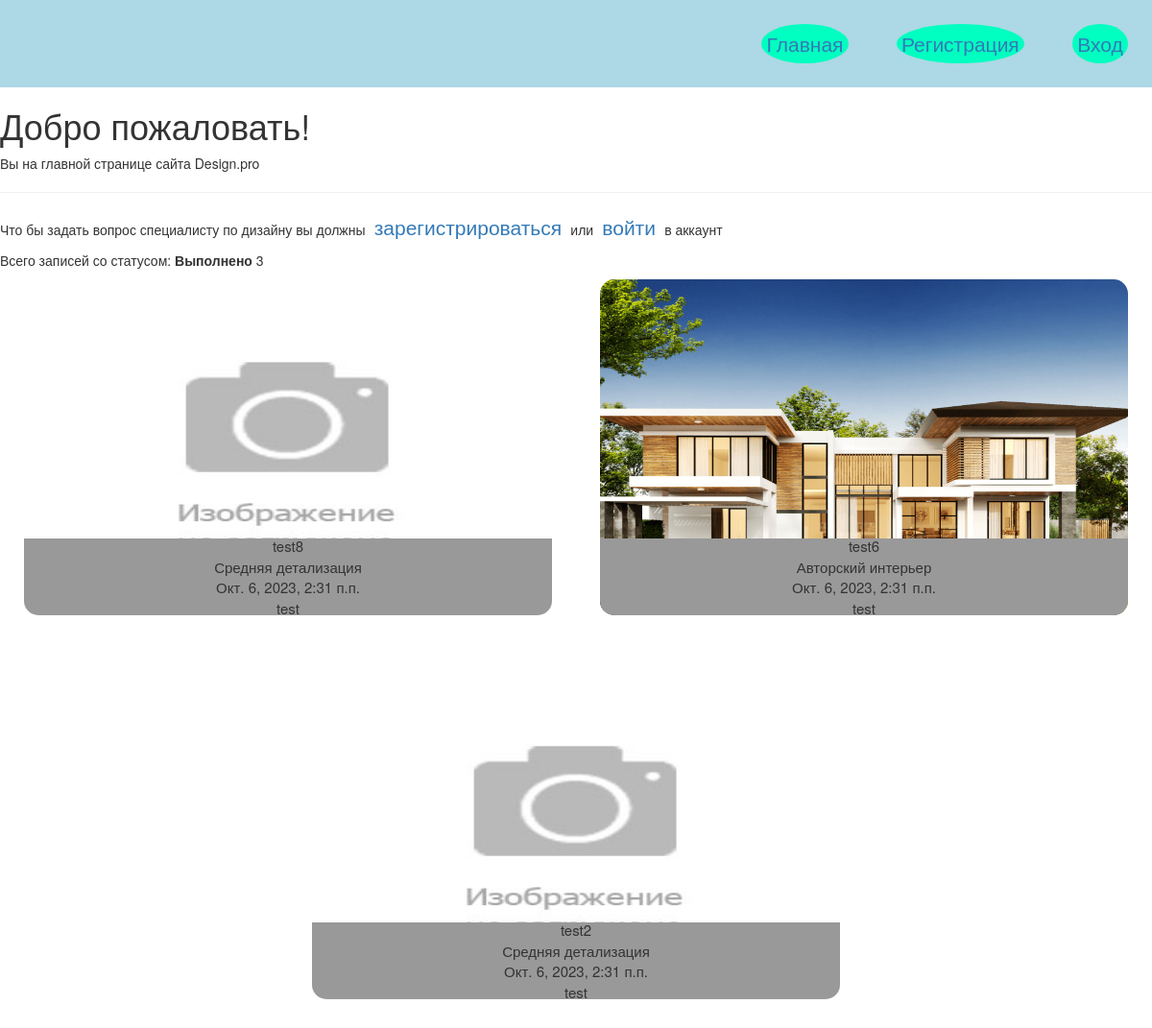
/home/, run on the app's committed database.
### core/models.py (models this page shows, shortened)
class Claim(models.Model):
    title = models.CharField(max_length=50)
    description = models.TextField(max_length=1000)
    category = models.ManyToManyField(Category, help_text='Change your category')
    image = models.ImageField(upload_to='images', null=True, blank=True)
    updated_at = models.DateTimeField(auto_now=True)
    who_created = models.ForeignKey(CustomUser, on_delete=models.CASCADE, default=1)
    STATUS = (
        ('п', 'Принято в работу'),
        ('в', 'Выполнено'),
        ('н', 'Новая'),
    )
    status = models.CharField(max_length=1, choices=STATUS, blank=True, default='н')

class Category(models.Model):
    name = models.CharField(max_length=50)
    def __str__(self):
        return self.name
    class Meta:
        verbose_name_plural = 'Categories'

### core/views.py (the view)
# urls.py: path('home/', views.home, name='home'),
def home(request):
    user = request.user
    claims = Claim.objects.all().filter(status='в').order_by('-updated_at')[0:4]
    claims_count = Claim.objects.all().filter(status='в').count()
    return render(request, 'core/home.html',
                  context={'claims': claims, 'user': user,
                           'claims_count': claims_count})

### core/templates/core/home.html (shortened to what this page needs)
{% extends 'base_generic.html' %}
{% block content %}
    <div class="start__main-content">
        <h1>Добро пожаловать!</h1>
        <p>Вы на главной странице сайта Design.pro</p>
        <hr>
        {% if user.is_authenticated %}
            <p style="font-size: 2.1rem;"> Добро пожаловать, {{ user.username }}! </p>
        {% else %}
            <p>Что бы задать вопрос специалисту по дизайну вы должны
                <a href="{% url 'sighup' %}">зарегистрироваться</a> или
                <a href="{% url 'login' %}">войти</a> в аккаунт
            </p>
        {% endif %}
        <p>Всего записей со статусом: <strong>Выполнено</strong> {{ claims_count }}</p>
        {% if claims %}
            <div class="cards">
                {% for claim in claims %}
                    <div class="card">
                        <img src="{% if claim.image %}{{ claim.image.url }}{% else %}../media/images/nophoto.jpg{% endif %}" alt="(" class="card-image"/>
                        <div>
                            <p>{{ claim.title }}</p>
                            <p>{{ claim.category.all|join:", " }}</p>
                            <p>{{ claim.updated_at }}</p>
                            <p>{{claim.description}}</p>
                        </div>
                    </div>
                {% endfor %}
            </div>
        {% else %}
            <p>Нет записей</p>
        {% endif %}
    </div>
{% endblock %}

### core/templates/base_generic.html (shortened to what this page needs)
{% load static %}
<!DOCTYPE html>
<html lang="ru">
<head>
    <link rel="stylesheet" href="{% static 'core/css/style.css' %}" />
    <link rel="stylesheet" href="https://maxcdn.bootstrapcdn.com/bootstrap/3.3.7/css/bootstrap.min.css" />
</head>
<body>
    {% block header %}
        <div class="header-nav">
            <nav>
                <a href="{% url 'home' %}">Главная</a>
                {% if user.is_authenticated %}
                    <a href="{% url 'profile' %}">Профиль</a>
                    <a href="{% url 'logout' %}">Выход</a>
                {% else %}
                    <a href="{% url 'sighup' %}">Регистрация</a>
                    <a href="{% url 'login' %}">Вход</a>
                {% endif %}
            </nav>
        </div>
    {% endblock %}
    <div>
        {% block content %}
        {% endblock %}
    </div>
</body>
</html>

### core/static/core/css/style.css (style rules this page uses)
body > div:last-child { padding-bottom: 50px; }
.header-nav { background-color: #ADD8E6; }
.header-nav nav { display: flex; gap: 50px; align-items: center; justify-content: right; padding: 25px; }
.header-nav nav a, a { font-size: 2.1rem; background-color: #00FFC0; border-radius: 50%; padding: 0.25em; }
body div:nth-child(2) { display: flex; justify-content: center; align-items: center; flex-direction: column; }
.card-image { width: 550px; height: 350px; border-radius: 15px; z-index: 1; position: relative; }
.card > div { background-color: #999999; border-bottom-left-radius: 15px; border-bottom-right-radius: 15px; margin-top: -80px; z-index: 2; position: relative; width: 550px; height: 80px; }
.cards { display: flex; flex-wrap: wrap; justify-content: center; gap: 5rem; }
.card p, .card a { font-size: 1.5rem; margin: 0; }

### data on the page
Claim: title "test8", category.all "Средняя детализация", updated_at "Окт. 6, 2023, 2:31 п.п.", description "test"
Claim: image (picture), title "test6", category.all "Авторский интерьер", updated_at "Окт. 6, 2023, 2:31 п.п.", description "test"
Claim: title "test2", category.all "Средняя детализация", updated_at "Окт. 6, 2023, 2:31 п.п.", description "test"

### other printed values
{{ claims_count }} "3"
